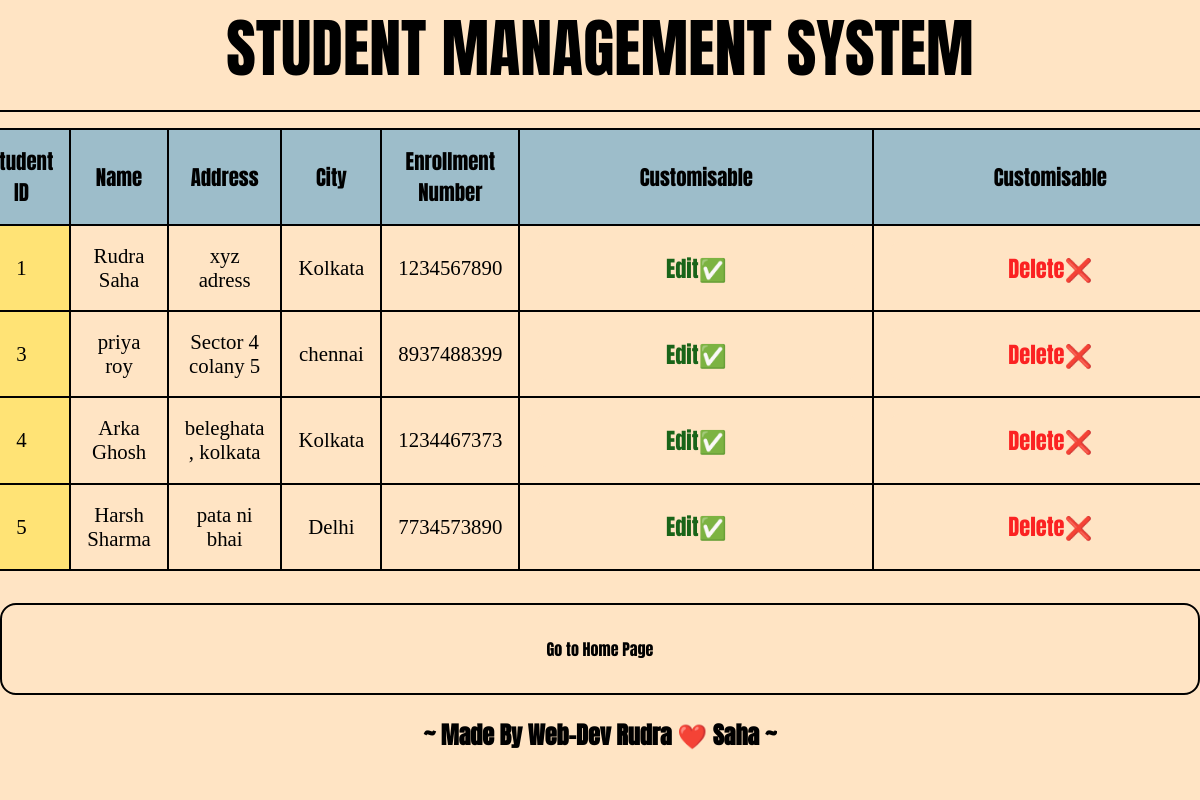
Page /list on the committed database.
### tables this page shows
CREATE TABLE students (name TEXT, addr TEXT, city TEXT, enrollment_no TEXT);

### flask_sqlite_basic/app.py (the view)
@app.route('/list')
def list():
    con = sqlite3.connect("database.db")
    con.row_factory = sqlite3.Row
    cur = con.cursor()
    cur.execute("SELECT rowid, * FROM students")
    rows = cur.fetchall()
    con.close()
    return render_template("list.html",rows=rows)

### flask_sqlite_basic/templates/list.html (shortened to what this page needs)
{% extends "home.html" %}
{% block content %}
        <table border="1px solid" style="width: 100%; text-align: center; border-collapse: collapse;">
            <thead>
                    <tr>
                    <td class="header_td">Student ID</td>
                    <td class="header_td">Name</td>
                    <td class="header_td">Address</td>
                    <td class="header_td">City</td>
                    <td class="header_td">Enrollment Number</td>
                    <td class="header_td">Customisable</td>
                    <td class="header_td">Customisable</td>
                    </tr>
            </thead>
            {% for row in rows %}
            <tr>
                <td style="background: rgb(255, 227, 117);">{{ row["rowid"] }}</td>
                <td style="font-weight: 400;">{{ row["name"] }}</td>
                <td style="font-weight: 400;"> {{ row["addr"]}}</td>
                <td style="font-weight: 400;">{{ row["city"] }}</td>
                <td style="font-weight: 400;">{{ row["enrollment_no"] }}</td>
                <td><form action="{{url_for('edit')}}" method="POST"><input type="hidden" name="id" value="{{ row['rowid'] }}"><input type="submit" value="Edit✅" style="border: none; cursor: pointer;" class="edit-btn"></form> </td>
                <td><form onsubmit="return confirm('Are you sure you want to DELETE this Student from the Record?');" action="{{url_for('delete')}}" method="POST"><input type="hidden" name="id" value="{{ row['rowid'] }}"><input type="submit" value="Delete❌" style="border: none; cursor: pointer;" class="dlt-btn"></form> </td>
            </tr>
            {% endfor %}
        </table>
        <a id="btn" href="{{ url_for('home') }}" style="font-size: 1rem;">Go to Home Page</a>
{% endblock %}

### flask_sqlite_basic/templates/home.html (shortened to what this page needs)
<!DOCTYPE html>
<html lang="en">
<head>
    <link rel="stylesheet" type="text/css" href="{{ url_for('static', filename='home.css')}}" />
    <link rel="stylesheet" type="text/css" href="{{ url_for('static', filename='table.css')}}" />
</head>
<body>
    <div class="nav">
        <h1>STUDENT MANAGEMENT SYSTEM</h1>
    </div>
    {% block content %}{% endblock %}
    <footer>
        <h2><span class="left">~ Made By Web-Dev Rudra </span>❤️ <span class="right">Saha ~</span></h2>
    </footer>
</body>
</html>

### flask_sqlite_basic/static/home.css (style rules this page uses)
* { margin: 0; padding: 0; box-sizing: border-box; background-color:bisque; overflow-x: hidden; }
html, body { width: 100vw; min-height: 100vh; display: flex; align-items: center; flex-direction: column; }
.nav { width: 100%; height: 14vh; border-bottom: 2px solid; text-align: center; overflow-y: hidden; }
h1 { font-family: "Anton", sans-serif; font-weight: 400; font-style: normal; font-size: 4rem; }
a { border: 2px solid; width: 100%; text-align: center; font-size: 2rem; font-family: "Anton", sans-serif; font-weight: 400; font-style: normal; text-decoration: none; padding: 2rem; color: black; border-radius: 1rem; }
footer { width: 100%; height: 10vh; font-family: "Anton", sans-serif; font-weight: 300; font-style: normal; font-stretch:extra-condensed; display: flex; align-items: center; justify-content: center; }

### flask_sqlite_basic/static/table.css (style rules this page uses)
thead { font-family: "Anton", sans-serif; font-weight: 200; font-style: normal; font-size: 1.3rem; font-stretch: extra-expanded; height: 9vh; color: rgb(0, 0, 0); }
table { margin-top: 1rem; }
.header_td { background: rgb(157, 189, 202); }
td { font-size: 1.3rem; padding: 1rem; border: 2px solid ; }
#btn { gap: 2vh; margin-top: 2rem; }
.edit-btn { color: rgb(25, 100, 25); font-family: "Anton", sans-serif; font-weight: 500; font-style: normal; font-size: 1.4rem; font-stretch: extra-expanded; }
.dlt-btn { color: rgb(251, 34, 34); font-family: "Anton", sans-serif; font-weight: 500; font-style: normal; font-size: 1.4rem; font-stretch: extra-expanded; }
input { width: 20rem; padding:.6rem; border-radius: .6rem; text-align: center; font-size: 1.1rem; border: .7px solid; }

### rows in the picture
students: rowid "1", name "Rudra Saha", addr "xyz adress", city "Kolkata", enrollment_no "1234567890"
students: rowid "3", name "priya roy", addr "Sector 4 colany 5", city "chennai", enrollment_no "8937488399"
students: rowid "4", name "Arka Ghosh", addr "beleghata , kolkata", city "Kolkata", enrollment_no "1234467373"
students: rowid "5", name "Harsh Sharma", addr "pata ni bhai", city "Delhi", enrollment_no "7734573890"
